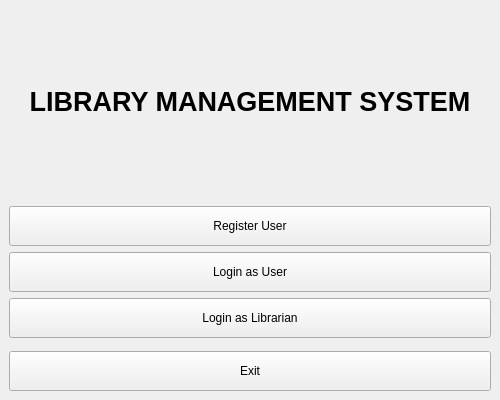
<?xml version="1.0" encoding="UTF-8"?>
<ui version="4.0">
 <class>MainWindow</class>
 <widget class="QMainWindow" name="MainWindow">
  <property name="geometry">
   <rect>
    <x>0</x>
    <y>0</y>
    <width>500</width>
    <height>400</height>
   </rect>
  </property>
  <property name="windowTitle">
   <string>Library Management System</string>
  </property>
  <widget class="QWidget" name="centralwidget">
   <layout class="QVBoxLayout" name="verticalLayout">
    <item>
     <widget class="QLabel" name="lblTitle">
      <property name="font">
       <font>
        <pointsize>20</pointsize>
        <bold>true</bold>
       </font>
      </property>
      <property name="text">
       <string>LIBRARY MANAGEMENT SYSTEM</string>
      </property>
      <property name="alignment">
       <set>Qt::AlignCenter</set>
      </property>
     </widget>
    </item>
    <item>
     <spacer name="verticalSpacer">
      <property name="orientation">
       <enum>Qt::Vertical</enum>
      </property>
     </spacer>
    </item>
    <item>
     <widget class="QPushButton" name="btnRegister">
      <property name="text">
       <string>Register User</string>
      </property>
      <property name="minimumSize">
       <size>
        <width>0</width>
        <height>40</height>
       </size>
      </property>
     </widget>
    </item>
    <item>
     <widget class="QPushButton" name="btnUserLogin">
      <property name="text">
       <string>Login as User</string>
      </property>
      <property name="minimumSize">
       <size>
        <width>0</width>
        <height>40</height>
       </size>
      </property>
     </widget>
    </item>
    <item>
     <widget class="QPushButton" name="btnLibrarianLogin">
      <property name="text">
       <string>Login as Librarian</string>
      </property>
      <property name="minimumSize">
       <size>
        <width>0</width>
        <height>40</height>
       </size>
      </property>
     </widget>
    </item>
    <item>
     <spacer name="verticalSpacer_2">
      <property name="orientation">
       <enum>Qt::Vertical</enum>
      </property>
     </spacer>
    </item>
    <item>
     <widget class="QPushButton" name="btnExit">
      <property name="text">
       <string>Exit</string>
      </property>
      <property name="minimumSize">
       <size>
        <width>0</width>
        <height>40</height>
       </size>
      </property>
     </widget>
    </item>
   </layout>
  </widget>
 </widget>
 <resources/>
 <connections/>
</ui>
